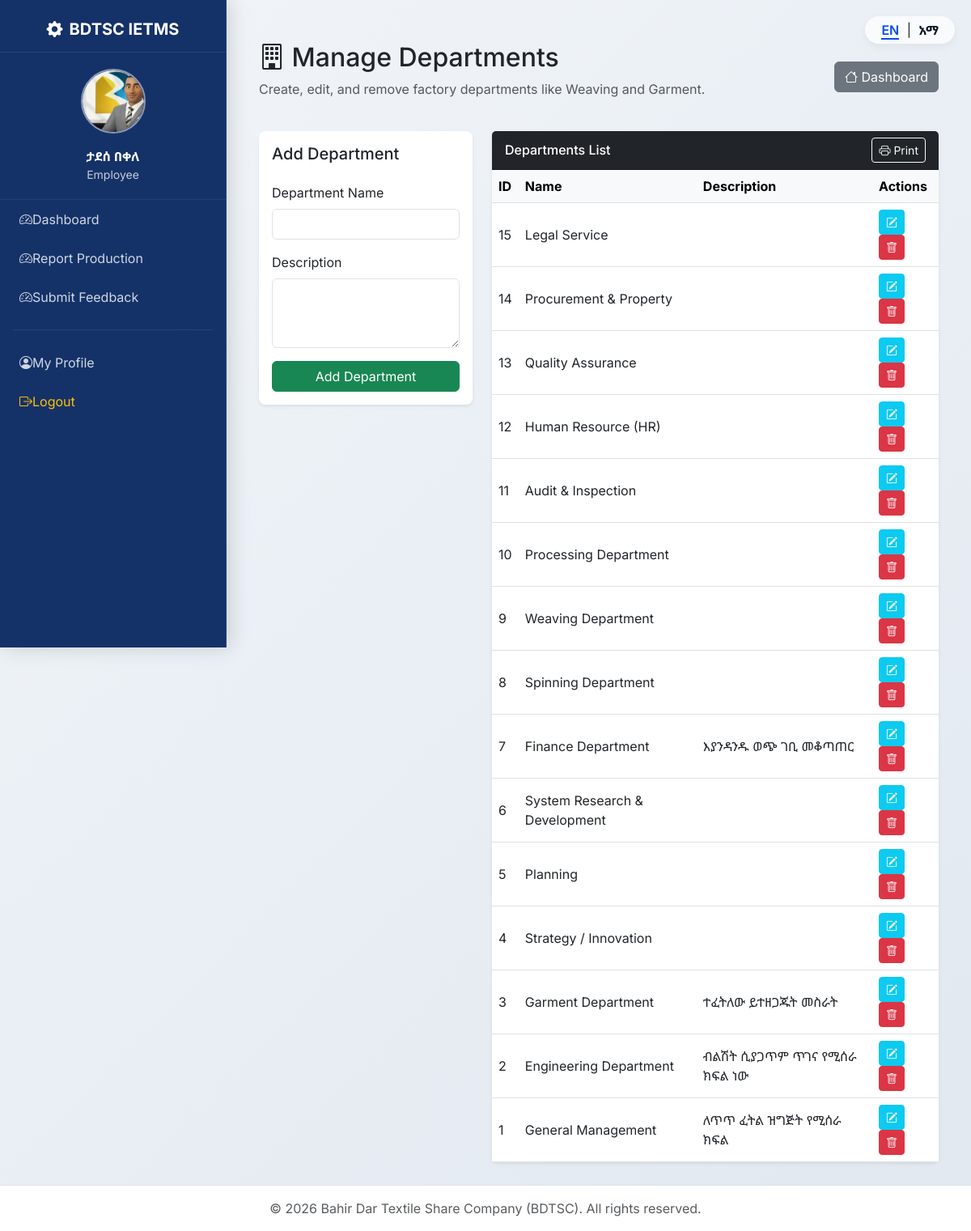
/admin/manage_departments.php (signed in), run on an earlier commit of the app's database.
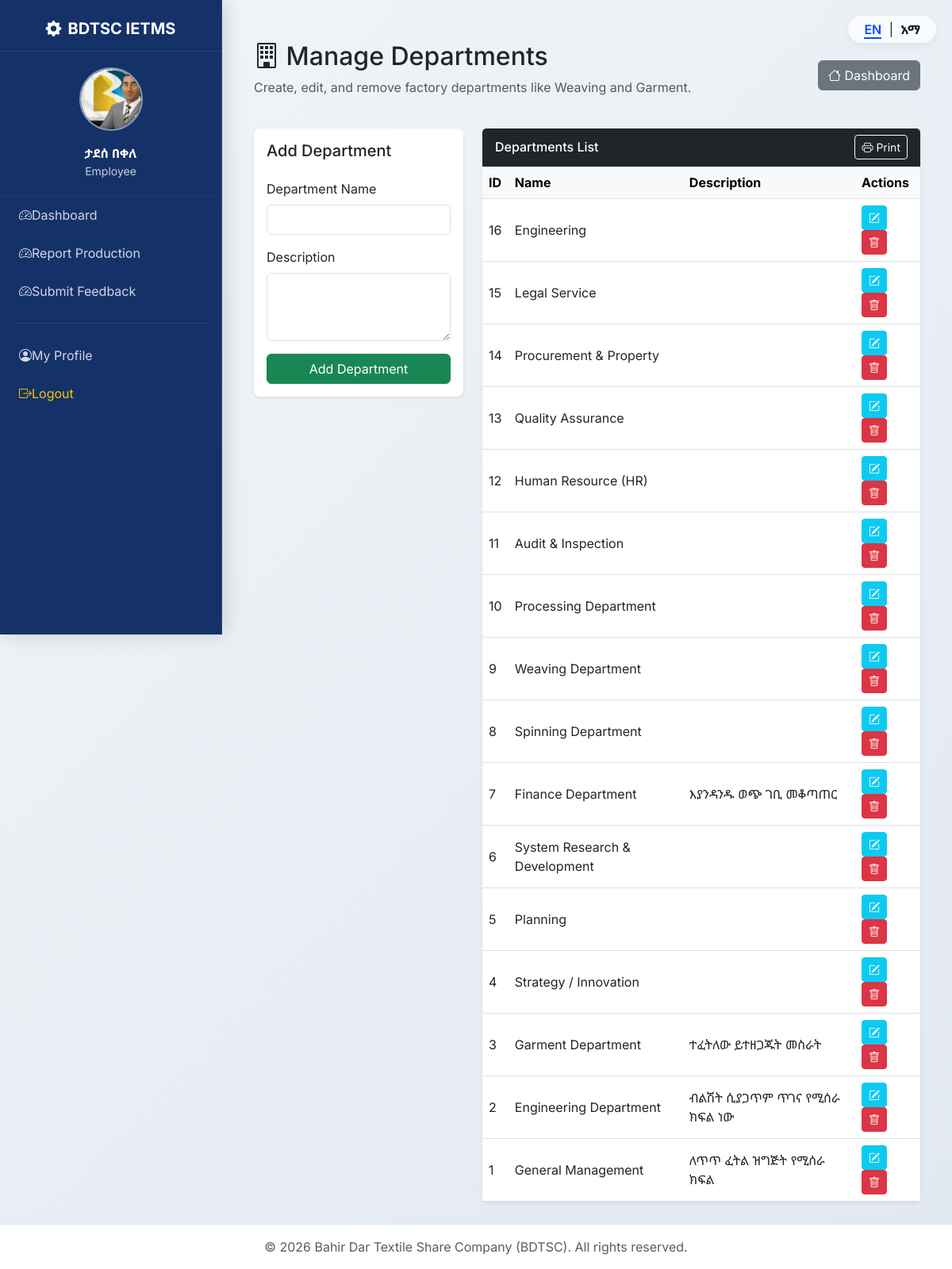
And on a later commit of the database.
### tables this page shows
CREATE TABLE `departments` (
  `id` int(11) NOT NULL,
  `dept_name` varchar(100) NOT NULL,
  `dept_type` enum('Production','Support') DEFAULT 'Production',
  `description` text DEFAULT NULL,
  `created_at` timestamp NOT NULL DEFAULT current_timestamp()
);

### includes/lang.php (called while the page is built, shortened)
<?php
$current_lang = $_SESSION['lang'] ?? 'en';
$translations = [
    'en' => [
        'dashboard' => 'Dashboard',
        'tasks' => 'Tasks',
        'reports' => 'Reports',
        'settings' => 'Settings',
        'logout' => 'Logout',
        'welcome' => 'Welcome',
        'my_profile' => 'My Profile',
        'departments' => 'Departments',
        'users' => 'Users',
        'audit_logs' => 'Audit Logs',
        'maintenance' => 'Maintenance',
        'total_employees' => 'Total Employees',
        'active_tasks' => 'Active Tasks',
        'completed_tasks' => 'Completed Tasks',
        'language' => 'Language',
        'amharic' => 'Amharic (አማርኛ)',
        'english' => 'English',
        'status_in_progress' => 'In Progress',
        'status_blocked' => 'Blocked',
        'status_completed' => 'Completed',
        'assign_task' => 'Assign Task',
        'force_reset_password' => 'Force Reset Password'
    ],
    'am' => [
        'dashboard' => 'ዳሽቦርድ',
        'tasks' => 'ስራዎች',
        'reports' => 'ሪፖርቶች',
        'settings' => 'ማስተካከያዎች',
        'logout' => 'ውጣ',
        'welcome' => 'እንኳን በደህና መጡ',
        'my_profile' => 'የግል ማህደር',
        'departments' => 'ክፍሎች',
        'users' => 'ተጠቃሚዎች',
        'audit_logs' => 'የስርዓት ክትትል',
        'maintenance' => 'ጥገና',
        'total_employees' => 'ጠቅላላ ሰራተኞች',
        'active_tasks' => 'በሂደት ላይ ያሉ ስራዎች',
        'completed_tasks' => 'የተጠናቀቁ ስራዎች',
        'language' => 'ቋንቋ',
        'amharic' => 'አማርኛ',
        'english' => 'እንግሊዝኛ (English)',
        'status_in_progress' => 'በሂደት ላይ',
        'status_blocked' => 'ታግዷል',
        'status_completed' => 'ተጠናቋል',
        'assign_task' => 'ስራ ስጥ',
        'force_reset_password' => 'የይለፍ ቃል አስተካክል'
    ]
];
function __($key) {
    global $translations, $current_lang;
    return $translations[$current_lang][$key] ?? $key;
}
?>

### admin/manage_departments.php (the view, shortened to what this page needs)
<?php
require_once '../includes/db.php';
include '../includes/header_glass.php';
$departments = $pdo->query("SELECT * FROM departments ORDER BY id DESC")->fetchAll();
$edit_department = null;
?>
<div class="container-fluid mt-4">
    <div class="d-flex justify-content-between align-items-center mb-4">
        <div>
            <h2 class="text-dark"><i class="bi bi-building"></i> Manage Departments</h2>
            <p class="text-muted">Create, edit, and remove factory departments like Weaving and Garment.</p>
        </div>
        <div>
            <a href="dashboard.php" class="btn btn-secondary"><i class="bi bi-house"></i> Dashboard</a>
        </div>
    </div>
    <div class="row gy-4">
        <div class="col-lg-4">
            <div class="card shadow-sm rounded-3 border-0">
                <div class="card-body">
                    <h5 class="card-title mb-4"><?php echo $edit_department ? 'Edit Department' : 'Add Department'; ?></h5>
                    <form method="POST">
                        <div class="mb-3">
                            <label class="form-label">Department Name</label>
                            <input type="text" name="dept_name" class="form-control" required value="<?php echo $edit_department ? htmlspecialchars($edit_department['dept_name']) : ''; ?>">
                        </div>
                        <div class="mb-3">
                            <label class="form-label">Description</label>
                            <textarea name="description" class="form-control" rows="3"><?php echo $edit_department ? htmlspecialchars($edit_department['description']) : ''; ?></textarea>
                        </div>
                        <button type="submit" name="<?php echo $edit_department ? 'update_dept' : 'add_dept'; ?>" class="btn btn-<?php echo $edit_department ? 'warning' : 'success'; ?> w-100"><?php echo $edit_department ? 'Update Department' : 'Add Department'; ?></button>
                    </form>
                </div>
            </div>
        </div>
        <div class="col-lg-8">
            <div class="card shadow-sm rounded-3 border-0">
                <div class="card-header bg-dark text-white d-flex justify-content-between align-items-center">
                    <div>
                        <h6 class="mb-0">Departments List</h6>
                    </div>
                    <button class="btn btn-outline-light btn-sm" onclick="window.print();"><i class="bi bi-printer"></i> Print</button>
                </div>
                <div class="table-responsive">
                    <table class="table table-hover align-middle mb-0">
                        <thead class="table-light">
                            <tr>
                                <th>ID</th>
                                <th>Name</th>
                                <th>Description</th>
                                <th>Actions</th>
                            </tr>
                        </thead>
                        <tbody>
                            <?php foreach ($departments as $dept): ?>
                            <tr>
                                <td><?php echo $dept['id']; ?></td>
                                <td><?php echo htmlspecialchars($dept['dept_name']); ?></td>
                                <td><?php echo htmlspecialchars($dept['description'] ?? ''); ?></td>
                                <td>
                                    <a href="manage_departments.php?edit_id=<?php echo $dept['id']; ?>" class="btn btn-sm btn-info text-white"><i class="bi bi-pencil-square"></i></a>
                                    <form method="POST" class="d-inline-block" style="margin:0;" onsubmit="return confirm('Delete this department?');">
                                        <button type="submit" name="delete_dept" class="btn btn-sm btn-danger"><i class="bi bi-trash"></i></button>
                                    </form>
                                </td>
                            </tr>
                            <?php endforeach; ?>
                        </tbody>
                    </table>
                </div>
            </div>
        </div>
    </div>
</div>
<?php include '../includes/footer_glass.php'; ?>

### includes/header_glass.php (shortened to what this page needs)
<?php
require_once __DIR__ . '/lang.php';
$user_role = $_SESSION['user_role'] ?? 'Employee';
$full_name = htmlspecialchars($_SESSION['full_name'] ?? 'User');
$base_url = '/bdtsc-ietms';
$current_page = basename($_SERVER['PHP_SELF']);
$profile_pic = $_SESSION['profile_pic'] ?? 'default_user.jpg';
$image_path = $base_url . "/assets/images/" . $profile_pic;
?>
<!DOCTYPE html>
<html lang="<?php echo $current_lang; ?>">
<head>
    <link href="https://cdn.jsdelivr.net/npm/bootstrap@5.3.0/dist/css/bootstrap.min.css" rel="stylesheet">
    <link rel="stylesheet" href="https://cdn.jsdelivr.net/npm/bootstrap-icons@1.11.0/font/bootstrap-icons.css">
    <link rel="stylesheet" href="../assets/css/glassmorphism.css">
</head>
<body>
<div class="language-switcher">
    <a href="?lang=en" class="<?php echo $current_lang == 'en' ? 'active' : ''; ?>">EN</a> |
    <a href="?lang=am" class="<?php echo $current_lang == 'am' ? 'active' : ''; ?>">አማ</a>
</div>
<div class="container-fluid p-0">
    <div class="row g-0">
        <div class="col-auto p-0 sidebar glass-sidebar" id="sidebar">
            <div class="brand">
                <h5 class="mb-0 fw-bold"><i class="bi bi-gear-fill me-2"></i>BDTSC IETMS</h5>
            </div>
            <div class="profile-box">
    <img src="<?php echo $image_path; ?>"
         alt="Profile"
         onerror="this.src='https://ui-avatars.com/api/?name=<?php echo urlencode($full_name); ?>&background=random&color=fff';">
    <div class="mt-3 fw-bold text-white"><?php echo $full_name; ?></div>
    <div class="small opacity-75"><?php echo htmlspecialchars($user_role); ?></div>
</div>
            <?php if ($user_role === 'General Manager' || $user_role === 'Admin'): ?>
                <a href="<?php echo $base_url; ?>/admin/dashboard.php" class="<?php echo $current_page == 'dashboard.php' ? 'active' : ''; ?>"><i class="bi bi-speedometer2"></i> <?php echo __('dashboard'); ?></a>
                <a href="<?php echo $base_url; ?>/admin/manage_users.php" class="<?php echo $current_page == 'manage_users.php' ? 'active' : ''; ?>"><i class="bi bi-people-fill"></i> <?php echo __('users'); ?></a>
                <a href="<?php echo $base_url;?>/admin/manage_departments.php" class="<?php echo $current_page == 'manage_departments.php' ? 'active' : '';?>"><i class="bi bi-building"></i><?php echo __('departments');?></a>
                <a href="<?php echo $base_url; ?>/admin/audit_trail.php" class="<?php echo $current_page == 'audit_trail.php' ? 'active' : ''; ?>"><i class="bi bi-shield-check"></i> <?php echo __('audit_logs'); ?></a>
                <a href="<?php echo $base_url; ?>/admin/reports.php" class="<?php echo $current_page == 'reports.php' ? 'active' : ''; ?>"><i class="bi bi-graph-up"></i> <?php echo __('reports'); ?></a>
                <li class="nav-item">
        <a class="nav-link <?php echo (basename($_SERVER['PHP_SELF']) == 'admin_approval.php') ? 'active' : ''; ?>"
           href="../admin/admin_approval.php"
           style="color: white; padding: 12px 20px; display: block; text-decoration: none;">
            <i class="bi bi-shield-check me-2"></i>
            Password Requests
            <?php
                $stmt_count = $pdo->query("SELECT COUNT(*) FROM users WHERE reset_token IS NOT NULL AND reset_approved = 0");
                $pending_count = $stmt_count->fetchColumn();
                if ($pending_count > 0):
            ?>
                <span class="badge rounded-pill bg-danger float-end"><?php echo $pending_count; ?></span>
            <?php endif; ?>
        </a>
    </li>
            <?php else: ?>
                <a href="<?php echo $base_url; ?>/employee/dashboard.php" class="<?php echo $current_page == 'dashboard.php' ? 'active' : ''; ?>"><i class="bi bi-speedometer2"></i> <?php echo __('dashboard'); ?></a>
                <a href="<?php echo $base_url; ?>/employee/report_production.php" class="<?php echo $current_page == 'report_production.php' ? 'active' : ''; ?>"><i class="bi bi-speedometer2"></i> <?php echo __('Report Production'); ?></a>
            <a href="<?php echo $base_url; ?>/employee/submit_feedback.php" class="<?php echo $current_page == 'submit_feedback.php' ? 'active' : ''; ?>"><i class="bi bi-speedometer2"></i> <?php echo __('Submit Feedback'); ?></a>
            <?php endif; ?>
            <hr class="border-secondary mx-3">
            <a href="<?php echo $base_url; ?>/auth/profile.php" class="<?php echo $current_page == 'profile.php' ? 'active' : ''; ?>"><i class="bi bi-person-circle"></i> My Profile</a>
            <a href="<?php echo $base_url; ?>/auth/logout.php" class="text-warning"><i class="bi bi-box-arrow-right"></i> <?php echo __('logout'); ?></a>
        </div>
        <div class="col main-content">

### includes/footer_glass.php (shortened to what this page needs)
</div> </div> </div> <footer class="footer mt-auto py-3 bg-white border-top">
    <div class="container text-center">
        <span class="text-muted">© 2026 Bahir Dar Textile Share Company (BDTSC). All rights reserved.</span>
    </div>
</footer>
</body>
</html>

### assets/css/glassmorphism.css (style rules this page uses)
:root { --bdtsc-primary: #054ef7; --bdtsc-dark: #0f172a; --glass-bg: rgba(255, 255, 255, 0.6); --glass-border: rgba(255, 255, 255, 0.5); --glass-sidebar: rgba(15, 23, 42, 0.85); }
body { background: #f1f5f9; background: linear-gradient(135deg, #f1f5f9 0%, #e2e8f0 100%); background-attachment: fixed; }
.glass-sidebar { background: var(--glass-sidebar); backdrop-filter: blur(16px); -webkit-backdrop-filter: blur(16px); border-right: 1px solid rgba(255, 255, 255, 0.1); color: white; box-shadow: 4px 0 24px rgba(0, 0, 0, 0.15); }
.language-switcher { position: fixed; top: 20px; right: 20px; z-index: 1050; background: rgba(255, 255, 255, 0.7); backdrop-filter: blur(10px); border-radius: 20px; padding: 5px 15px; box-shadow: 0 4px 12px rgba(0,0,0,0.05); }
.language-switcher a { color: var(--bdtsc-dark); text-decoration: none; font-weight: 600; margin: 0 5px; }
.language-switcher a.active { color: var(--bdtsc-primary); border-bottom: 2px solid var(--bdtsc-primary); }

### includes/header_glass.php (style rules this page uses)
body { font-family: 'Inter', 'Noto Sans Ethiopic', sans-serif; }
.sidebar { min-height: 100vh; position: fixed; width: 280px; z-index: 1000; overflow-y: auto; background: rgba(9, 39, 96, 0.95); }
.sidebar .brand { padding: 24px 20px 16px; text-align: center; border-bottom: 1px solid rgba(255,255,255,0.08); }
.sidebar .profile-box { padding: 20px; text-align: center; border-bottom: 1px solid rgba(255,255,255,0.06); }
.sidebar .profile-box img { width: 80px; height: 80px; object-fit: cover; border-radius: 50%; border: 2px solid rgba(255,255,255,0.5); }
.sidebar a { color: rgba(241,245,249,0.85); text-decoration: none; padding: 12px 24px; display: flex; align-items: center; transition: all 0.25s ease; }
.main-content { margin-left: 280px; padding: 28px; min-height: 100vh; transition: all 0.3s ease; }

What changed in the data, as far as the page shows it:
added departments: id "16", dept_name "Engineering"
